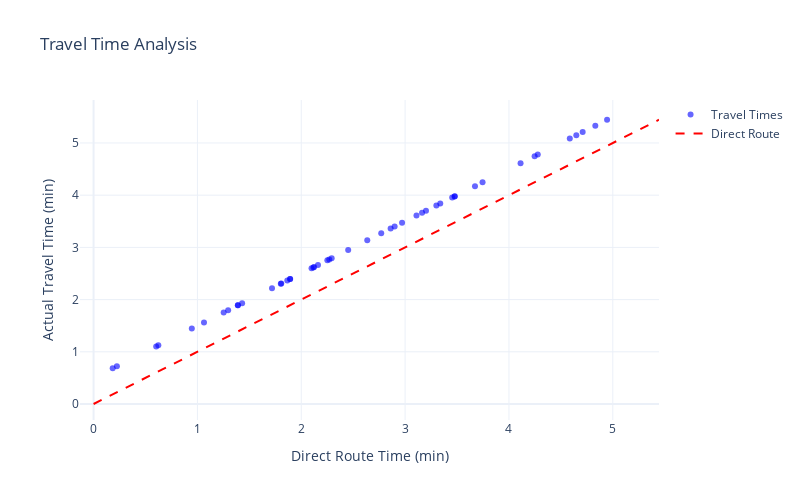

Notebook source saved alongside this figure:
### Markdown cell above
### 🎯 Travel Time Analysis

Let's dive deeper into the travel time efficiency by comparing actual travel times with direct route times. This helps us understand how well the system minimizes detours and maintains efficient routing.

### Code cell
# Analyze detailed user experience metrics
fig, user_stats = analyze_detailed_user_experience(results_dir)
fig.show()

print("\n🕒 Travel Time Analysis:")
print(f"Average detour ratio: {user_stats['Travel Time Efficiency']['mean_ratio']:.2f}")
print(f"Median detour ratio: {user_stats['Travel Time Efficiency']['median_ratio']:.2f}")
print(f"Standard deviation: {user_stats['Travel Time Efficiency']['std_ratio']:.2f}")

### Figure 1 — Plotly figure (JSON) as saved in the notebook; plotly's stock layout.template omitted (floating-point values rounded to 4 significant figures)
{"data": [{"marker": {"color": "blue", "opacity": 0.6}, "mode": "markers", "name": "Travel Times", "type": "scatter", "x": [0.2246, 4.649, 2.636, 2.861, 4.945, 1.296, 1.866, 1.893, 1.718, 3.479, 2.124, 1.893, 1.803, 4.247, 3.301, 1.063, 1.431, 0.603, 2.116, 3.338, 2.77, 0.6238, 2.293, 2.161, 4.278, 3.746, 0.9459, 1.253, 2.251, 2.971, 1.389, 2.899, 0.1842, 4.112, 4.71, 2.27, 2.452, 1.808, 1.39, 3.201, 3.476, 3.453, 3.163, 4.586, 3.673, 4.832, 2.099, 3.11], "y": [0.7246, 5.149, 3.136, 3.361, 5.445, 1.796, 2.366, 2.393, 2.218, 3.979, 2.624, 2.393, 2.303, 4.747, 3.801, 1.563, 1.931, 1.103, 2.616, 3.838, 3.27, 1.124, 2.793, 2.661, 4.778, 4.246, 1.446, 1.753, 2.751, 3.471, 1.889, 3.399, 0.6842, 4.612, 5.21, 2.77, 2.952, 2.308, 1.89, 3.701, 3.976, 3.953, 3.663, 5.086, 4.173, 5.332, 2.599, 3.61]}, {"line": {"color": "red", "dash": "dash"}, "mode": "lines", "name": "Direct Route", "type": "scatter", "x": [0, 5.445], "y": [0, 5.445]}], "layout": {"height": 500, "showlegend": true, "title": {"text": "Travel Time Analysis"}, "width": 800, "xaxis": {"title": {"text": "Direct Route Time (min)"}}, "yaxis": {"title": {"text": "Actual Travel Time (min)"}}}}
